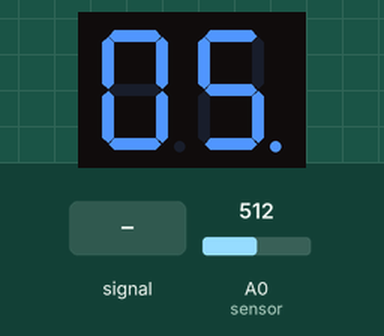
Recording of a sketch running on a simulated Arduino Uno, built with avr-gcc and run on an emulated ATmega328P. Shown: 2-digit seven-segment display. Wiring (inferred from the names in the program): 2-digit 7-segment display, segments lit when LOW: segments pin 10, pin 11, pin 7, pin 6, pin 4, pin 8, pin 5, pin 9; digit selects pin 3, pin 2. Inputs (shaded band) come from the test bench; at power-on: A0 (sensor) = 512. The segment pins are drawn as the display they are named for.

Above: at 1.2 s.
1.3 s: A0 (sensor) fed a 2 Hz sine of ±306 counts around its level
At 2.01 s:
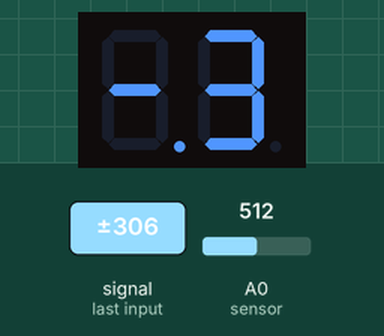
4.0 s: A0 (sensor) set to 122
At 4.9 s:
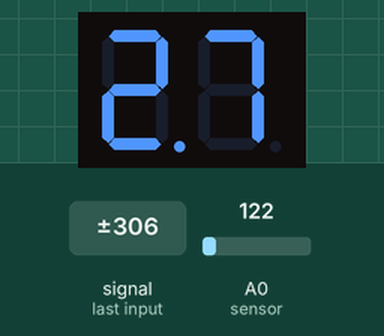
5.6 s: A0 (sensor) set to 30
At 6.4 s:
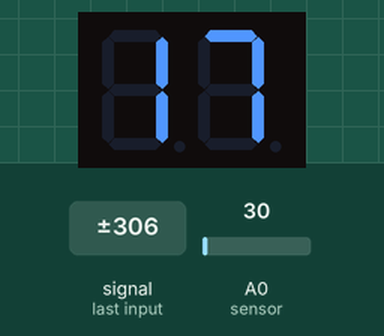
7.3 s: A0 (sensor) set to 160
At 7.9 s:
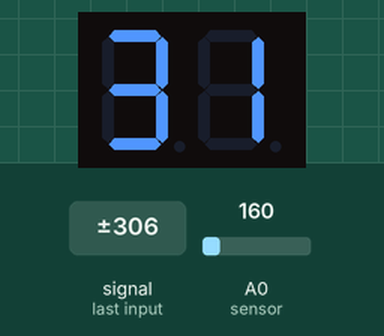
8.9 s: A0 (sensor) set to 182
At 9.3 s:
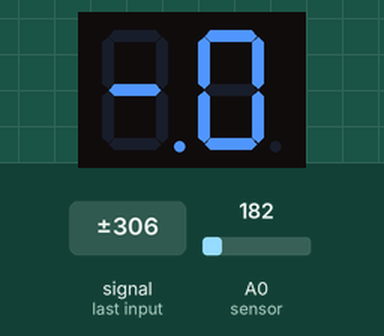
10.5 s: A0 (sensor) set to 29
At 12.0 s:
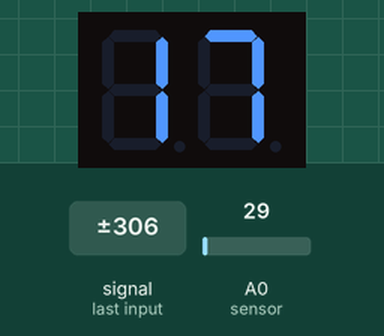
Timing chart, 0 to 13.2 s (numbered marks = the images above; inputs shaded):
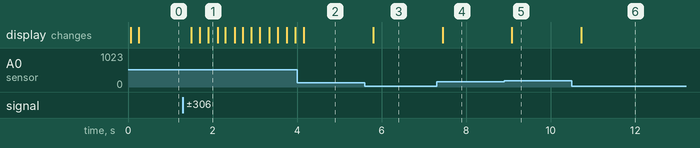

The sketch:

temperature_sensor.ino
```cpp
#include <MsTimer2.h>
int sensor=0;
//const unsigned int Tp= 200; // Intervalo de muestreo en ms
// Asignación de pines a segmentos
const byte segs[8]= {10,11,7,6,4,8,5,9}; //p-k-f-e-d-c-b-a

// Asignación de pines a dígitos
const byte digs[2]= {3,2}; // 1-2

// Segmentos que encienden cada dígito del 0 al 9
const byte digitos[11]= {0b00111111, 0b00000110, 0b11011011,
            0b01001111, 0b11100110, 0b11101101, 0b11111101,
            0b00000111, 0b11111111, 0b11101111,0b11000000};

// Variables globales
volatile int digito= 0; // Dígito encendido (1 o 2);
volatile byte byte1= 0;  // Valor a presentar en dígito 1
volatile byte byte2= 0;  // Valor a presentar en dígito 2
//volatile unsigned int tp=0;
int vmedio[5];
int a=0;
int b=0;
int lectura;
int temp;
void setup() {
  for (int pin= 2; pin< 12; pin++) { // Pone modo salidas
    pinMode(pin, OUTPUT);
  }
  analogReference(INTERNAL);
  MsTimer2::set(5,multiplexar); // cada 5 ms
  MsTimer2::start();

}

void loop() {

}

// Interrupción de T2 cada 5 ms para multiplexado del display
void multiplexar() {
  lectura=analogRead(sensor);
  for(int i=0;i<39;i++){
    lectura+=analogRead(sensor);
  }
  lectura=lectura/40;
  if(a++<5)
    vmedio[a]=lectura;
  else{
    a=0;
    vmedio[a]=lectura;
  }
  if(b++>=40){
    for(int i=0;i<5;i++){
      lectura=(lectura+vmedio[i])/2;
    }
    temp=(lectura-(5120/11))*110/1024;
    b=0;
  }

  if(temp<0){
    byte1=10;
    byte2=-temp%10;
  }
  else if(temp<(-9)){
    byte1=10;
    byte2=10;
  }
  else{
    byte1= temp / 10; // Calcula decenas
    byte2= temp % 10; // Calcula unidades
  }

  digitalWrite(digs[0],HIGH); // Apaga D1
  digitalWrite(digs[1],HIGH); // Apaga D2
  switch (digito) {
    case 0:
    segmentos(byte1); // Saca segmentos digito 1
    digitalWrite(digs[digito],LOW); // Enciende D1
    digito= 1;
    break;
    case 1:
    segmentos(byte2); // Saca segmentos digito 2
    digitalWrite(digs[digito],LOW); // Enciende D2
    digito= 0;
    break;
  }
}

void segmentos(byte valor) {
  for(int seg= 0; seg< 8; seg++) {
    digitalWrite(segs[seg], !bitRead(digitos[valor], seg));
  }
}
```

Measured:
- the behaviour switches between 167 and 168 on A0 (sensor) (found by bisection; images 4 and 5)
- after the input at 1.3 s, the display: first changes after 0.20 s (image 1 shows a later state)
- after the input at 5.6 s, the display: changes after 0.20 s (image 3)
- after the input at 7.3 s, the display: changes after 0.14 s (image 4)
- after the input at 8.9 s, the display: changes after 0.18 s (image 5)
- after the input at 10.5 s, the display: changes after 0.22 s (image 6)
